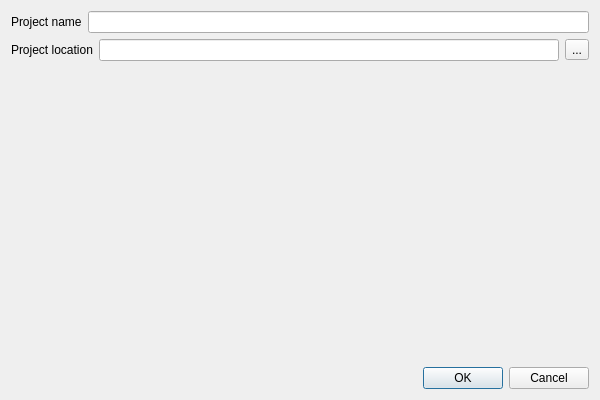
<?xml version="1.0" encoding="UTF-8"?>
<ui version="4.0">
 <class>NewProjectDialog</class>
 <widget class="QDialog" name="NewProjectDialog">
  <property name="windowModality">
   <enum>Qt::ApplicationModal</enum>
  </property>
  <property name="geometry">
   <rect>
    <x>0</x>
    <y>0</y>
    <width>600</width>
    <height>400</height>
   </rect>
  </property>
  <property name="windowTitle">
   <string>New project</string>
  </property>
  <property name="windowIcon">
   <iconset theme="folder-new">
    <normaloff>.</normaloff>.</iconset>
  </property>
  <property name="locale">
   <locale language="English" country="UnitedStates"/>
  </property>
  <layout class="QGridLayout" name="gridLayout">
   <item row="3" column="0">
    <widget class="QDialogButtonBox" name="buttonBox">
     <property name="orientation">
      <enum>Qt::Horizontal</enum>
     </property>
     <property name="standardButtons">
      <set>QDialogButtonBox::Cancel|QDialogButtonBox::Ok</set>
     </property>
    </widget>
   </item>
   <item row="2" column="0">
    <spacer name="verticalSpacer">
     <property name="orientation">
      <enum>Qt::Vertical</enum>
     </property>
     <property name="sizeHint" stdset="0">
      <size>
       <width>20</width>
       <height>40</height>
      </size>
     </property>
    </spacer>
   </item>
   <item row="0" column="0">
    <layout class="QVBoxLayout" name="verticalLayout">
     <item>
      <layout class="QHBoxLayout" name="horizontalLayout">
       <item>
        <widget class="QLabel" name="label">
         <property name="text">
          <string>Project name</string>
         </property>
        </widget>
       </item>
       <item>
        <widget class="QLineEdit" name="projectName"/>
       </item>
      </layout>
     </item>
    </layout>
   </item>
   <item row="1" column="0">
    <layout class="QHBoxLayout" name="horizontalLayout_2">
     <item>
      <widget class="QLabel" name="label_2">
       <property name="text">
        <string>Project location</string>
       </property>
      </widget>
     </item>
     <item>
      <widget class="QLineEdit" name="projectLocation"/>
     </item>
     <item>
      <widget class="QToolButton" name="projectLocationSelect">
       <property name="text">
        <string>...</string>
       </property>
      </widget>
     </item>
    </layout>
   </item>
  </layout>
 </widget>
 <resources/>
 <connections>
  <connection>
   <sender>buttonBox</sender>
   <signal>accepted()</signal>
   <receiver>NewProjectDialog</receiver>
   <slot>accept()</slot>
   <hints>
    <hint type="sourcelabel">
     <x>248</x>
     <y>254</y>
    </hint>
    <hint type="destinationlabel">
     <x>157</x>
     <y>274</y>
    </hint>
   </hints>
  </connection>
  <connection>
   <sender>buttonBox</sender>
   <signal>rejected()</signal>
   <receiver>NewProjectDialog</receiver>
   <slot>reject()</slot>
   <hints>
    <hint type="sourcelabel">
     <x>316</x>
     <y>260</y>
    </hint>
    <hint type="destinationlabel">
     <x>286</x>
     <y>274</y>
    </hint>
   </hints>
  </connection>
 </connections>
</ui>
